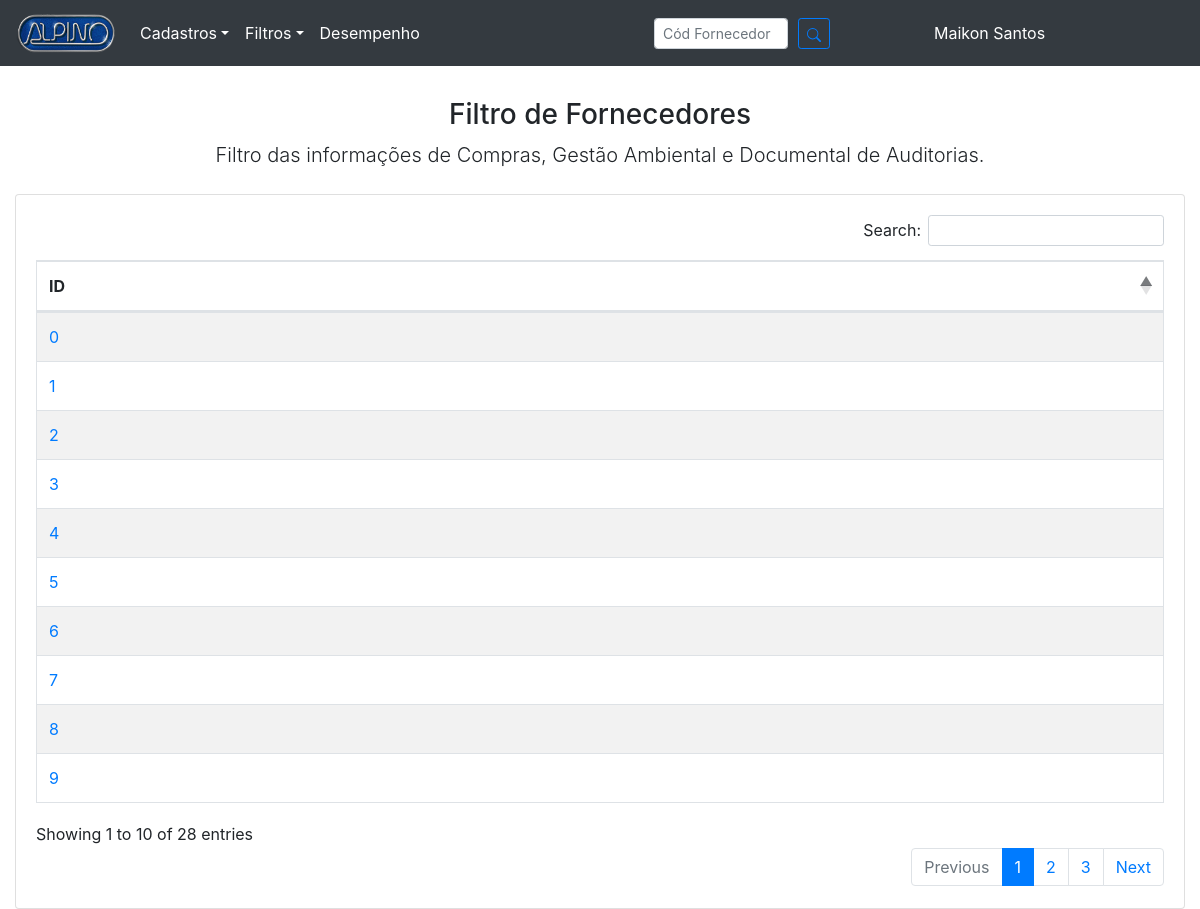
The app's page /Cadastro/lista.php (signed in) with its own data.
### tables this page shows
CREATE TABLE `cadastro` (
  `id` int(10) NOT NULL,
  `fornecedor` varchar(250) NOT NULL,
  `codFor` int(10) NOT NULL,
  `tipo` varchar(100) NOT NULL,
  `fabricante` varchar(100) NOT NULL,
  `detalhe` varchar(100) NOT NULL,
  `fiat` varchar(10) NOT NULL,
  `volo` varchar(10) NOT NULL,
  `mbb` varchar(10) NOT NULL,
  `scania` varchar(10) NOT NULL,
  `daf` varchar(10) NOT NULL,
  `hpe` varchar(10) NOT NULL,
  `branca` varchar(10) NOT NULL,
  `maquina` varchar(10) NOT NULL,
  `outras` varchar(10) NOT NULL,
  `fonte` varchar(10) NOT NULL,
  `critico` varchar(10) NOT NULL,
  `situacao` varchar(10) NOT NULL,
  `consulta` date NOT NULL,
  `termo` varchar(10) NOT NULL,
  `responsabilidade` date NOT NULL,
  `confidencialidade` date NOT NULL,
  `tresponsabilidade` varchar(10) NOT NULL,
  `usuario` varchar(50) NOT NULL,
  `dataAtual` date NOT NULL
);

### Cadastro/lista.php (the view, shortened to what this page needs)
<?php
include_once('conexao.php');
include('../nav.php');
$query = mysqli_query($conn, "SELECT * FROM cadastro INNER JOIN documentos ON cadastro.codFor = documentos.codFor INNER JOIN auditoria ON cadastro.codFor = auditoria.codFor INNER JOIN sgq ON cadastro.codFor = sgq.codFor  ORDER BY cadastro.codFor;");
?>
<html lang="pt-br">
<head>
    <link href="https://cdnjs.cloudflare.com/ajax/libs/twitter-bootstrap/4.1.3/css/bootstrap.css" rel="stylesheet" />
    <link href="https://cdn.datatables.net/1.10.21/css/dataTables.bootstrap4.min.css" rel="stylesheet" />
</head>
<body>
    <div class="container-fluid">
        <br>
        <div class="py-2 text-center">
            <h3>Filtro de Fornecedores</h2>
                <p class="lead">Filtro das informações de Compras, Gestão Ambiental e Documental de Auditorias.</p>
        </div>
        <div class="card">
            <div class="card-body">
                <table id="result" class="table table-striped table-bordered display" style="width:100%">
                    <thead>
                        <tr>
                            <th scope="col">ID</th>
                        </tr>
                    </thead>
                    <tbody>
                        <?php while ($rows = mysqli_fetch_assoc($query)) { ?>
                            <tr>
                                <td>
                                    <a href="busca.php?BuscarCodFor=<?php echo $rows['codFor']; ?>"><?php echo $rows['id']; ?></a>
                                </td>
                            </tr>
                        <?php } ?>
                    </tbody>
                </table>
            </div>
        </div>
    </div>
</body>
</html>

### records on screen
cadastro: id "3"
cadastro: id "6"
cadastro: id "8"
cadastro: id "5"
cadastro: id "2"
cadastro: id "7"
cadastro: id "4"
cadastro: id "1"
cadastro: id "9"
cadastro: id "0"
